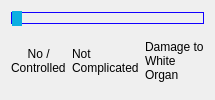
                    <widget class="QFrame" name="diabetesMilitusFrame">
                     <property name="styleSheet">
                      <string notr="true">QFrame {
	border: none;
}
QSlider::groove:horizontal {
    border: 1px solid;
	border-color: rgb(17, 0, 255);
    height: 10px;
    margin: 0px;
}

QSlider::handle:horizontal {
    background-color: rgb(11, 175, 225);
    border: 1px solid;
	border-color: rgb(11, 175, 225);
    height: px;
    width: 8px;
	margin: -15px 0px;
}

QLabel {
	font-size: 12px;
}</string>
                     </property>
                     <property name="frameShape">
                      <enum>QFrame::StyledPanel</enum>
                     </property>
                     <property name="frameShadow">
                      <enum>QFrame::Raised</enum>
                     </property>
                     <layout class="QVBoxLayout" name="verticalLayout_53">
                      <item>
                       <layout class="QGridLayout" name="gridLayout_42">
                        <item row="1" column="1" alignment="Qt::AlignHCenter">
                         <widget class="QLabel" name="diabetesMilitusNoComplicatedLabel">
                          <property name="text">
                           <string>Not
Complicated</string>
                          </property>
                         </widget>
                        </item>
                        <item row="1" column="0" alignment="Qt::AlignLeft">
                         <widget class="QLabel" name="diabetesMilitusNoLabel">
                          <property name="text">
                           <string>     No /
Controlled</string>
                          </property>
                         </widget>
                        </item>
                        <item row="1" column="2" alignment="Qt::AlignRight">
                         <widget class="QLabel" name="diabetesMilitusYesLabel">
                          <property name="text">
                           <string>Damage to
White
Organ</string>
                          </property>
                         </widget>
                        </item>
                        <item row="0" column="0" colspan="3">
                         <widget class="QSlider" name="diabetesMilitusHorizontalSlider">
                          <property name="maximum">
                           <number>2</number>
                          </property>
                          <property name="pageStep">
                           <number>1</number>
                          </property>
                          <property name="orientation">
                           <enum>Qt::Horizontal</enum>
                          </property>
                         </widget>
                        </item>
                       </layout>
                      </item>
                     </layout>
                    </widget>
